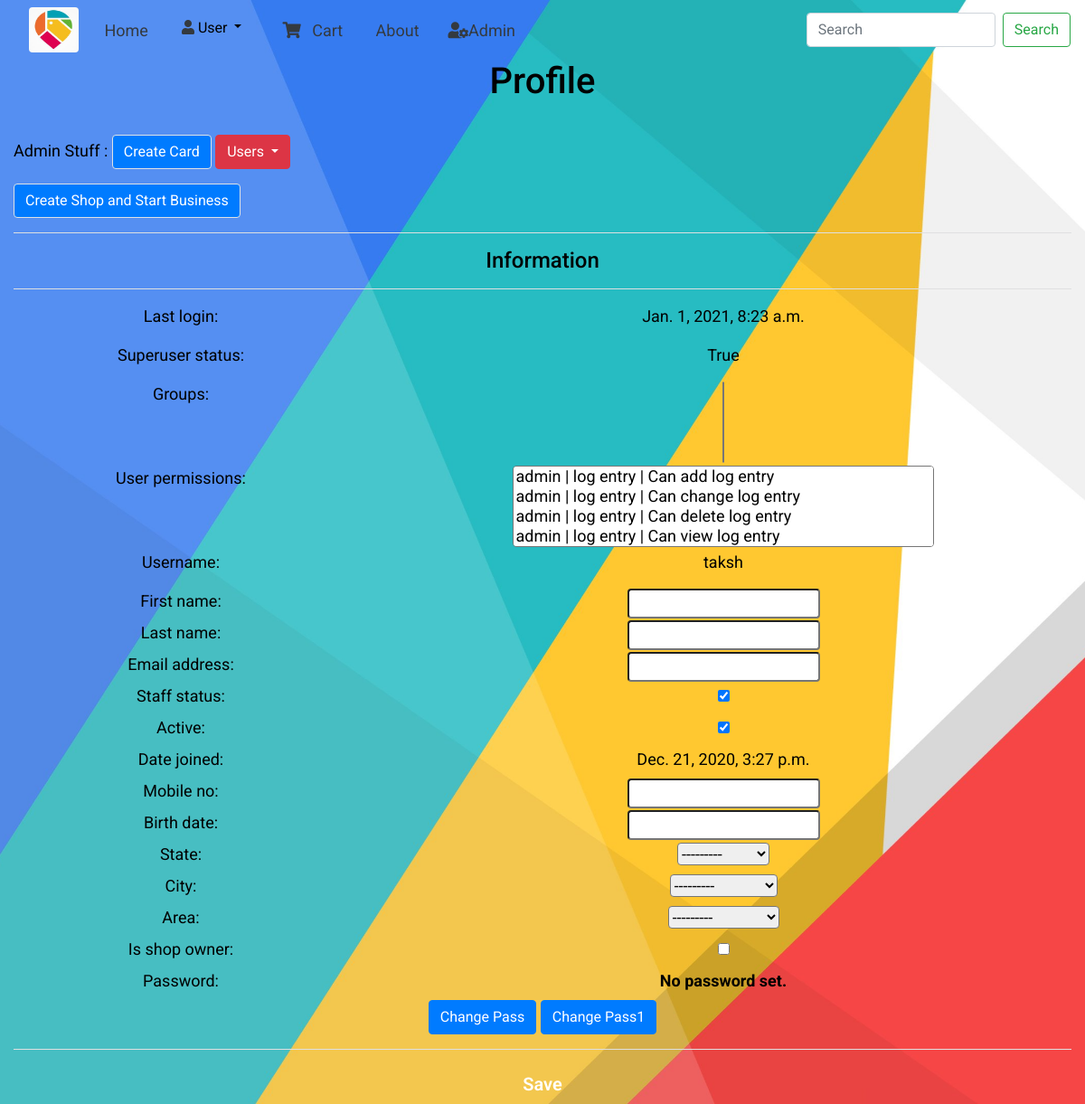
The page /user/ (signed in) on the database its author committed.
### appuser/models.py (models this page shows)
class OWNUSER(AbstractUser):
    mobile_no = models.CharField(blank = False, max_length=50)
    birth_date = models.DateField(null=True, blank=True)
    state = models.ForeignKey(State,on_delete=models.CASCADE,null=True)
    city = models.ForeignKey(City,on_delete=models.CASCADE,null=True)
    area = models.ForeignKey(Area,on_delete=models.CASCADE,null=True)
    is_shop_owner = models.BooleanField(default = False)

### appuser/views.py (the view, shortened to what this page needs)
# urls.py: path('',Profile,name='Profile'),
def Profile(request):
    if request.user.is_superuser:
        if request.user.is_authenticated:
            users = OWNUSER.objects.all()
            if request.method == 'POST':
                form = AdminProfileForm(request.POST,instance = request.user)
                if form.is_valid():
                    form.save()
                    messages.success(request,"Profile Updated")
            form = AdminProfileForm(instance = request.user)
            shops = Shop.objects.filter(shop_owner =request.user)
            if not shops.exists():
                shops = None
            context={'form':form,'name':request.user , "users":users ,"shops":shops }
            return render(request,'appuser/profile.html',context)
        else:
            return redirect('Login')

### appuser/forms.py
class AdminProfileForm(UserChangeForm):
    class Meta:
        model = OWNUSER
        fields = '__all__'
        exclude = ['password']

### appuser/models.py (called while the page is built)
    def __str__(self):
        return self.state_name

    def __str__(self):
        return self.city_name

    def __str__(self):
        return self.area_name

### templates/appuser/profile.html (shortened to what this page needs)
{% extends "../base.html" %}
{% load static %}
{% load widget_tweaks %}
{% block head %}
    <link rel="stylesheet" href='{% static "css/appuser/profile.css" %}'>
{% endblock head %}
{% block content %}
    <h1 class="text-center">Profile</h1>
    <br>
    {% if user.is_superuser %}
        <p class="d-inline">Admin Stuff :</p>
        <a class='btn btn-primary border' href="{% url 'Create-Card' %}">Create Card</a>
    {% endif %}
        {% if users != None %}
        <div class="btn-group">
            <button type="button" class="btn btn-danger dropdown-toggle" data-toggle="dropdown" aria-haspopup="true" aria-expanded="false">
                Users
            </button>
        </div>
        {% endif %}
        <br>
            <a class="btn btn-primary mt-3 border" href="{% url 'Create_shop' %}">Create Shop and Start Business</a>
        <hr class="bg-light"/>
        <h4 class="text-center">Information</h4>
        <hr class="bg-light"/>
        <form method="POST">
        {% for field in form %}
            <div class="row text-center">
                <div class="col-md-4">
                    {{ field.label_tag }}
                </div>
                <div class="col-md-8 temp form-field">
                    {% if field.label == 'Username' or field.label == 'Last login' or field.label == 'Superuser status' %}
                        <p>{{field.value}}</p>
                    {% elif field.label == 'Date joined' %}
                        {{ field.value }}
                    {% else %}
                    {{ field | add_class:"form-field rounded"}}
                    {% endif %}
                </div>
                    {{ field.errors|striptags }}<br>
            </div>
        {% endfor %}
            <div class="text-center text-info">
                <a href="{% url 'ChangePassword' %}" class="btn btn-primary" >Change Pass</a>
                <a href="{% url 'ChangePassword1' %}" class="btn btn-primary">Change Pass1</a>
            </div>
            <hr class="bg-light" />
            <input type="submit" value="Save" class="btn form-button">
        </form>
{% endblock content %}

### static/css/base.css (style rules this page uses)
body { font-family: 'Roboto', sans-serif; font-size: large; }

### static/css/appuser/profile.css (style rules this page uses)
.form-button { width: 40%; background: none; margin : 0% 30%; color : white; font-size: 20px; font-weight: 600; }
.form-field { border-radius: 5px; }

### rows shown on the page
OWNUSER: value "taksh", is_staff "☑" "☑" "---------" "---------" "---------" "No password set."

### other values the page prints
{{ field.label_tag }} "Last login:" "Superuser status:" "Groups:" "User permissions:" "Username:" "First name:" "Last name:" "Email address:" "Staff status:" "Active:" "Date joined:" "Mobile no:" "Birth date:" "State:" "City:" "Area:" "Is shop owner:" "Password:"
{{ field.value }} "Jan. 1, 2021, 8:23 a.m." "True"
{{ field.value }} "Dec. 21, 2020, 3:27 p.m."
